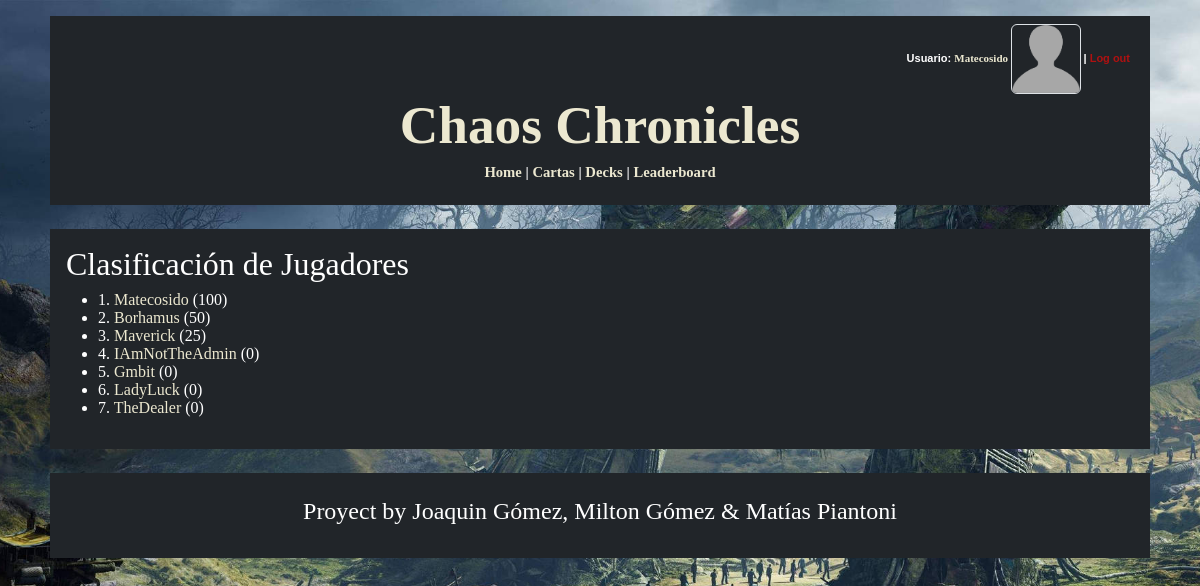
The page /leaderboard/ (signed in) on the database as committed earlier.
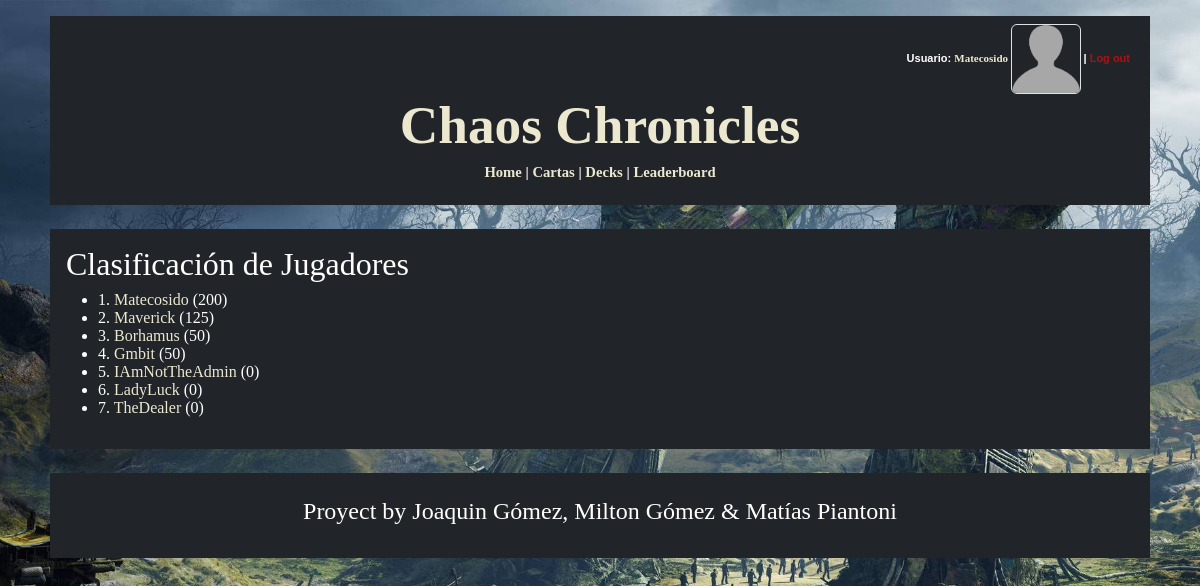
The same page on the database as committed later.
### logica/models.py (models this page shows, shortened)
class Jugador(AbstractUser):
    ScoreTotal = models.SmallIntegerField(default=0)
    PartidasGanadas = models.IntegerField(default=0)
    PartidasPerdidas = models.IntegerField(default=0)
    Decks = models.ManyToManyField(Deck, blank=True)
    FotoPerfil = models.ImageField(blank=True, upload_to='perfilimages/')
    deck_seleccionado = models.ForeignKey('Deck', on_delete=models.SET_NULL, null=True, blank=True, related_name='jugador_seleccionado')
    def get_absolute_url(self):
        return reverse('user_profile', kwargs={'pk': self.pk})

### logica/views.py (the view)
# urls.py: path('leaderboard/', LeaderboardView.as_view(), name='leaderboard'),
class LeaderboardView(ListView):
    model = Jugador
    template_name = 'leaderboard.html'
    context_object_name = 'jugadores'
    ordering = ['-ScoreTotal']

### logica/templates/leaderboard.html (shortened to what this page needs)
{% extends "base_generic.html" %}
{% block content %}
    <div>
        <h2>Clasificación de Jugadores</h2>
        <ul>
            {% for jugador in jugadores %}
                <li>{{forloop.counter}}. <a class = "menu-buttons" href="{{ jugador.get_absolute_url }}">{{ jugador.username }}</a> ({{ jugador.ScoreTotal }}) </li>
            {% endfor %}
        </ul>
    </div>
{% endblock %}

### logica/templates/base_generic.html (shortened to what this page needs)
<!DOCTYPE html>
<html lang="en">
    <head>
        <link href="https://cdn.jsdelivr.net/npm/bootstrap@5.3.3/dist/css/bootstrap.min.css" rel="stylesheet">
    </head>
    <body>
        <div class = "custom-container p-2 mt-3 bg-dark text-white">
            <div class = "menu">
                <div class = "container-fluid bg-dark text-white">
                    <div class="row">
                        <div class="col-sm-12">
                            <nav>
                                {% if user.is_authenticated %}
                                    <div class = "log-bar">
                                        Usuario: <a href="{{ user.get_absolute_url }}" style="font:bold 11px Georgia" class = "menu-buttons">{{ user.get_username }}
                                        {% if user.FotoPerfil %}
                                            <img src="{{ user.FotoPerfil.url }}" alt="Foto de Perfil" class="rounded" style="height:70px; width:70px;">
                                        {% else %}
                                            <img src="/media/perfilimages/default-profile.png" alt="Foto de Perfil" class="rounded border" style="height:70px; width:70px;">
                                        {% endif %}
                                        </a>
                                        |
                                        <form action="{% url 'logout' %}" method="post" class = "logout-form"> {% csrf_token %}
                                            <button type="submit" class="logout-button">Log out</button>
                                        </form>
                                    </div>
                                {% else %}
                                    <p class = "log-bar"><a class = "menu-buttons" href="{% url 'login' %}">Log in</a> or <a class = "menu-buttons" href="{% url 'register' %}">Register</a></p>
                                {% endif %}
                            </nav>
                        </div>
                    </div>
                </div>
                <div class="row">
                    <div class = "col-sm-12">
                        <h1 class="title"><a href="{% url 'home' %}" class = "menu-buttons">Chaos Chronicles</a></h1>
                    </div>
                </div>
                <div class="row">
                    <div class = "col-sm-12">
                        <nav class = "menu-items">
                            <p>
                                <a href="{% url 'home' %}" class = "menu-buttons"> Home</a> |
                                <a href="{% url 'carta_list' %}" class = "menu-buttons"> Cartas</a>
                                {% if user.is_authenticated %}
                                    |
                                    <a href="{% url 'deck_list' %}" class = "menu-buttons"> Decks</a> |
                                    <a href="{% url 'leaderboard' %}" class = "menu-buttons"> Leaderboard </a>
                                {% endif %}
                            </p>
                        </nav>
                    </div>
                </div>
            </div>
        </div>
        <div class = "custom-container p-3 my-4 bg-dark text-white">
            {% block content %}
            {% endblock %}
        </div>
        <div class = "custom-container p-4 my-4 bg-dark text-white">
            <h4 style = "text-align: center;"> Proyect by Joaquin Gómez, Milton Gómez & Matías Piantoni </h4>
        </div>
    </body>
</html>

Rows that differ between the two databases and show on the page:
changed Jugador "Matecosido": ScoreTotal "100" → "200"
changed Jugador "Maverick": ScoreTotal "25" → "125"; moves up the list
changed Jugador "Gmbit": ScoreTotal "0" → "50"; moves up the list
